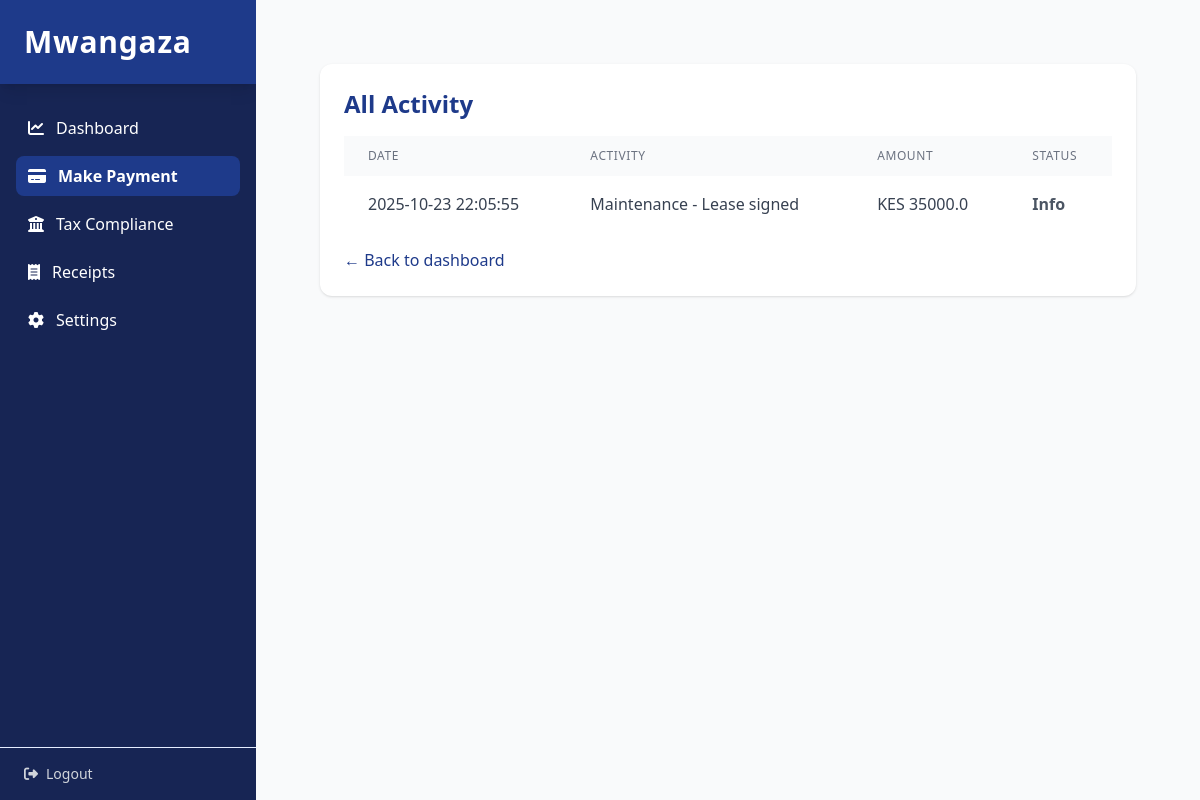
Screenshot of /tenant_activity with the database file from the repository.
### tables this page shows
CREATE TABLE activities (
            id INTEGER PRIMARY KEY AUTOINCREMENT,
            user_id INTEGER NOT NULL,
            activity_type TEXT NOT NULL,
            description TEXT,
            amount REAL,
            status TEXT DEFAULT 'info',
            created_at TIMESTAMP DEFAULT CURRENT_TIMESTAMP,
            FOREIGN KEY (user_id) REFERENCES users(id)
        );

### app/routes/tenant.py (the view)
@bp.route('/tenant_activity', endpoint='tenantactivity')
@tenant_required
def tenant_activity():
    user_id = session.get('user_id')
    recent_activities = get_recent_activities_by_user(user_id, limit=100)
    return render_template('tenant_activity.html', activities=recent_activities)

### app/context.py (called while the page is built)
def register_context(app):
    @app.context_processor
    def inject_user():
        return dict(
            logged_in=('user_id' in session),
            username=session.get('username'),
            role=session.get('role')
        )

### blueprints/auth.py (called while the page is built, shortened)
def _ensure_demo_session(role='tenant'):
    try:
        ensure_demo_data()
    except Exception:
        pass
    if 'user_id' in session:
        return
    try:
        conn = get_db()
        row = conn.execute('SELECT * FROM users WHERE role = ? ORDER BY id LIMIT 1', (role,)).fetchone()
        conn.close()
        if row:
            session['user_id'] = row['id']
            session['username'] = row['username']
            session['email'] = row['email']
            session['role'] = row['role']
            session['full_name'] = row['full_name']
    except Exception:
        return

def tenant_required(f):
    @wraps(f)
    def wrapper(*args, **kwargs):
        if AUTH_DISABLED:
            try:
                _ensure_demo_session(role='tenant')
            except Exception:
                pass
            return f(*args, **kwargs)
    return wrapper

### models.py (called while the page is built, shortened)
def get_db():
    conn = sqlite3.connect(DATABASE)
    conn.row_factory = sqlite3.Row
    return conn

def get_recent_activities_by_user(user_id, limit=5):
    conn = get_db()
    items = conn.execute(
        'SELECT * FROM activities WHERE user_id = ? ORDER BY created_at DESC LIMIT ?',
        (user_id, limit)
    ).fetchall()
    conn.close()
    return items

def get_user_count():
    conn = get_db()
    row = conn.execute('SELECT COUNT(1) as c FROM users').fetchone()
    conn.close()
    return row['c'] if row else 0

def ensure_demo_data():
    if get_user_count() > 0:
        return

### templates/tenant_activity.html (shortened to what this page needs)
{% extends 'tenant_base.html' %}
{% block content %}
<main class="flex-1 p-8">
  <div class="max-w-5xl mx-auto bg-white rounded-xl shadow p-6">
    <h1 class="text-2xl font-semibold text-mwangaza mb-4">All Activity</h1>
    <div class="overflow-x-auto">
      <table class="min-w-full text-left">
        <thead class="bg-gray-50">
          <tr>
            <th class="px-6 py-3 text-xs font-medium text-gray-500 uppercase tracking-wider">Date</th>
            <th class="px-6 py-3 text-xs font-medium text-gray-500 uppercase tracking-wider">Activity</th>
            <th class="px-6 py-3 text-xs font-medium text-gray-500 uppercase tracking-wider">Amount</th>
            <th class="px-6 py-3 text-xs font-medium text-gray-500 uppercase tracking-wider">Status</th>
          </tr>
        </thead>
        <tbody class="divide-y divide-gray-100">
          {% if activities and activities|length > 0 %}
            {% for act in activities %}
              <tr>
                <td class="px-6 py-4 text-gray-700">{{ act['created_at'] }}</td>
                <td class="px-6 py-4 text-gray-700">{{ act['activity_type'] | capitalize }}{% if act['description'] %} - {{ act['description'] }}{% endif %}</td>
                <td class="px-6 py-4 text-gray-700">{% if act['amount'] %}KES {{ act['amount'] }}{% else %}—{% endif %}</td>
                {% set cls = 'gray-600' %}
                {% if act['status'] == 'confirmed' %}{% set cls = 'green-600' %}{% elif act['status'] == 'pending' %}{% set cls = 'yellow-600' %}{% endif %}
                <td class="px-6 py-4 text-{{ cls }} font-semibold">{{ act['status'] | capitalize }}</td>
              </tr>
            {% endfor %}
          {% endif %}
        </tbody>
      </table>
    </div>
    <div class="mt-4">
      <a href="{{ url_for('tenant') }}" class="text-mwangaza hover:underline">← Back to dashboard</a>
    </div>
  </div>
</main>
{% endblock %}

### rows the page displays
activities: created_at "2025-10-23 22:05:55", activity_type "Maintenance", description "Lease signed", amount "35000.0", status "Info"
